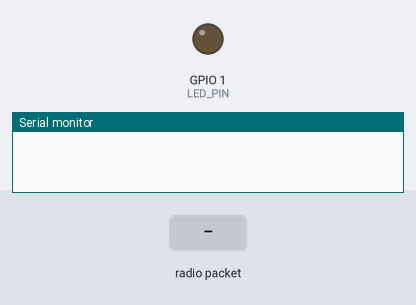
This sketch was run on a simulated ESP32. Parts: output pins drawn as LEDs (lit = HIGH), the last lines printed to the serial monitor. Inputs (shaded band) come from the test bench.

Above: at 0.0 s.
At 1.3 s:
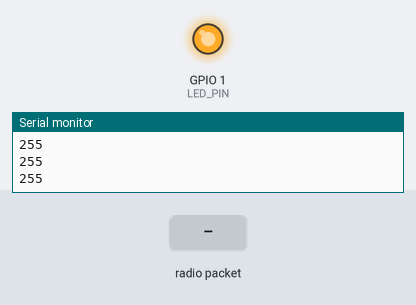
1.4 s: radio packet "DIM" arrives
4.4 s: radio packet "1" arrives
Timing chart, 0 to 11.0 s (numbered marks = the images above; inputs shaded):
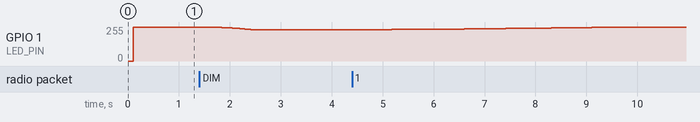

The sketch:

light.ino
```cpp
#include <WiFi.h>
#include <esp_now.h>

#define LED_PIN 1
#define PWM_FREQ 5000
#define PWM_RES 8
#define DIM_STEP                                                               \
  20 // Brightness decrease amount when button pressed / 버튼 눌렀을 때 밝기
     // 감소량
#define UPDATE_INT                                                             \
  10 // Brightness update interval (ms) / 밝기 업데이트 간격 (밀리초)
#define PLOT_INT                                                               \
  50 // Serial plotter output interval (ms) / 시리얼 플로터 출력 간격 (밀리초)
#define FADE_DUR 7000 // Fade in duration (ms) / 페이드 인 지속 시간 (밀리초)
#define FADE_OUT_DUR                                                           \
  1000 // Fade out duration (ms) / 페이드 아웃 지속 시간 (밀리초)

// Brightness control / 밝기 제어
int brightness = 255; // Current brightness (0-255) / 현재 밝기
int lastUpdateTime =
    0; // Last brightness update time / 마지막 밝기 업데이트 시간
int lastPlotTime =
    0; // Last serial plotter output time / 마지막 시리얼 플로터 출력 시간

// Fade in (brightening) / 페이드 인 (밝아지기)
int fadeStartTime = 0; // Fade in start time / 페이드 인 시작 시간
int fadeStartBrightness =
    0;               // Brightness when fade in started / 페이드 인 시작 시 밝기
bool fadeIn = false; // Fade in active flag / 페이드 인 활성화 플래그

// Fade out (dimming) / 페이드 아웃 (어두워지기)
int fadeOutStartTime = 0; // Fade out start time / 페이드 아웃 시작 시간
int fadeOutStartBrightness =
    0; // Brightness when fade out started / 페이드 아웃 시작 시 밝기
int fadeOutTargetBrightness =
    0;                // Target brightness for fade out / 페이드 아웃 목표 밝기
bool fadeOut = false; // Fade out active flag / 페이드 아웃 활성화 플래그

void printMac(const uint8_t mac[6]) {
  for (int i = 0; i < 6; i++) {
    if (mac[i] < 16)
      Serial.print('0');
    Serial.print(mac[i], HEX);
  }
}

void setBrightness(int b) {
  if (b < 0)
    b = 0;
  if (b > 255)
    b = 255;
  brightness = b;
  ledcWrite(LED_PIN, brightness);
}

// Update brightness with fade effects / 페이드 효과를 적용한 밝기 업데이트
void updateBrightness() {
  int currentTime = (int)millis();
  if (currentTime - lastUpdateTime < UPDATE_INT)
    return;
  lastUpdateTime = currentTime;

  // Handle fade out (dimming) - has priority / 페이드 아웃 처리 (우선순위 높음)
  if (fadeOut) {
    int elapsedTime = currentTime - fadeOutStartTime;
    if (elapsedTime >= FADE_OUT_DUR) {
      // Fade out complete / 페이드 아웃 완료
      brightness = fadeOutTargetBrightness;
      fadeOut = false;
      setBrightness(brightness);
      // Start fade in if not at minimum / 최소값이 아니면 페이드 인 시작
      if (brightness > 0) {
        fadeStartTime = currentTime;
        fadeStartBrightness = brightness;
        fadeIn = true;
      }
    } else {
      // Ease-in quadratic curve (t²): slow start, fast end / 이징 곡선: 초반
      // 느리게, 후반 빠르게
      float progress = (float)elapsedTime / FADE_OUT_DUR;
      int newBrightness =
          fadeOutStartBrightness -
          (int)(progress * progress *
                (fadeOutStartBrightness - fadeOutTargetBrightness));
      setBrightness(newBrightness);
    }
  }
  // Handle fade in (brightening) / 페이드 인 처리
  else if (fadeIn) {
    int elapsedTime = currentTime - fadeStartTime;
    if (elapsedTime >= FADE_DUR) {
      // Fade in complete / 페이드 인 완료
      brightness = 255;
      fadeIn = false;
      setBrightness(brightness);
    } else {
      // Ease-in quadratic curve (t²): slow start, fast end / 이징 곡선: 초반
      // 느리게, 후반 빠르게
      float progress = (float)elapsedTime / FADE_DUR;
      int newBrightness =
          fadeStartBrightness +
          (int)(progress * progress * (255 - fadeStartBrightness));
      setBrightness(newBrightness);
    }
  }
  // Auto start fade in if below maximum / 최대값 미만이면 자동으로 페이드 인
  // 시작
  else if (brightness < 255) {
    fadeStartTime = currentTime;
    fadeStartBrightness = brightness;
    fadeIn = true;
  }
}

// ESP-NOW receive callback / ESP-NOW 수신 콜백
void onDataRecv(const esp_now_recv_info *info, const uint8_t *data, int len) {
  if (len <= 0)
    return;

  Serial.print("[esp-now] received from ");
  printMac(info->src_addr);
  Serial.print(": ");

  // Parse received message / 수신된 메시지 파싱
  String msg;
  for (int i = 0; i < len; i++) {
    char c = (char)data[i];
    if (isprint(c))
      msg += c;
  }
  msg.trim();
  msg.toUpperCase();
  Serial.println(msg);

  // Handle DIM command / DIM 명령 처리
  if (msg == "DIM") {
    fadeIn = false; // Stop fade in / 페이드 인 중지
    int targetBrightness = brightness - DIM_STEP;
    if (targetBrightness < 0)
      targetBrightness = 0;
    // Start fade out / 페이드 아웃 시작
    fadeOutStartTime = (int)millis();
    fadeOutStartBrightness = brightness;
    fadeOutTargetBrightness = targetBrightness;
    fadeOut = true;
    Serial.print("[LIGHT] Fade out: ");
    Serial.print(brightness);
    Serial.print(" -> ");
    Serial.println(targetBrightness);
  }
}

void setup() {
  Serial.begin(115200);
  delay(100);

  WiFi.mode(WIFI_STA);
  WiFi.disconnect();
  if (esp_now_init() != ESP_OK) {
    Serial.println("ESP-NOW init failed! Rebooting...");
    delay(500);
    ESP.restart();
    return;
  }
  esp_now_register_recv_cb(onDataRecv);

  // uint8_t mac[6];
  // WiFi.macAddress(mac);
  // Serial.print("Self MAC12: ");
  // printMac(mac);
  // Serial.println();
  Serial.println("ESP-NOW LIGHT ready.");

  ledcAttach(LED_PIN, PWM_FREQ, PWM_RES);
  setBrightness(255);
}

void loop() {
  updateBrightness(); // Update brightness with fade effects / 페이드 효과로
                      // 밝기 업데이트

  // Output brightness to serial plotter / 시리얼 플로터에 밝기 출력
  int currentTime = (int)millis();
  if (currentTime - lastPlotTime >= PLOT_INT) {
    Serial.println(brightness);
    lastPlotTime = currentTime;
  }

  delay(10);
}
```
